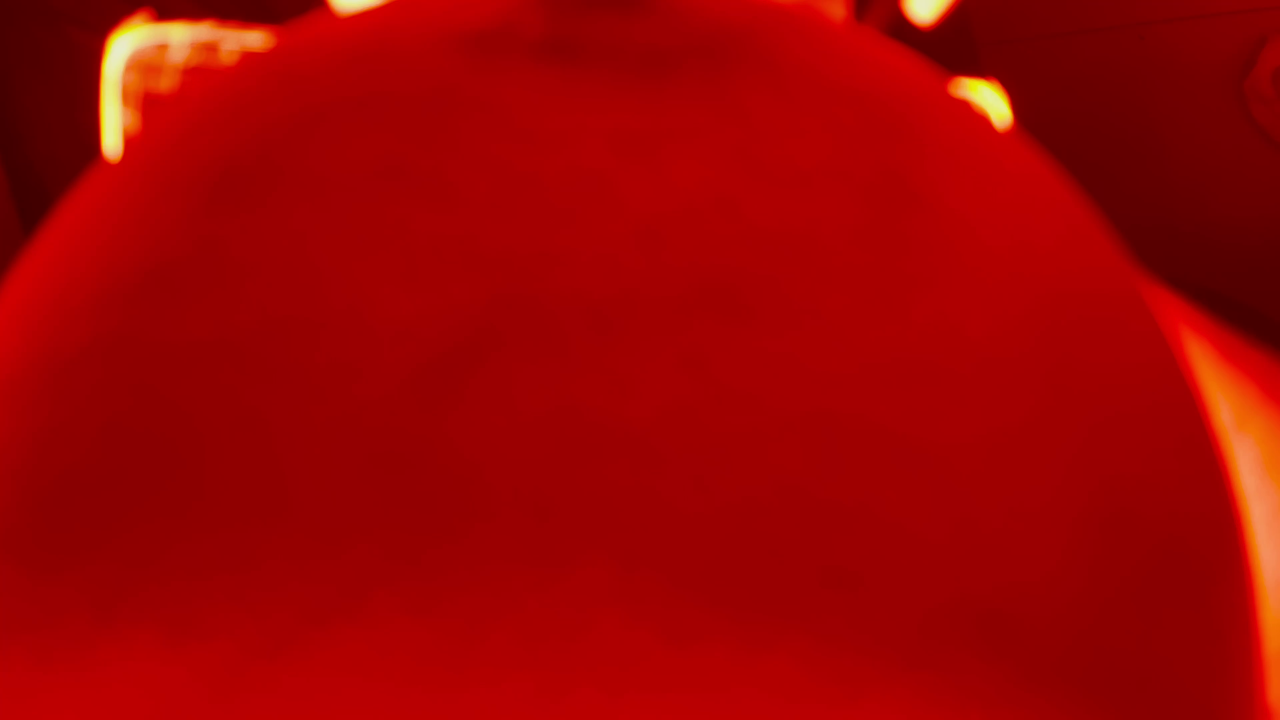
#> input picture CNN-AE-MSI-Enhancement/data/sample/600nm/1.png, 3840 x 2160 px (shown at 1/3 size)
$ python preprocess.py --input_dir ../CNN-AE-MSI-Enhancement/data/sample/600nm --output_dir out
#> lines starting #> are read from the running program, lines starting #| are printed output that depends on the picture
"""Preprocess multispectral image folders.

This script resizes RGB images, optionally creates grayscale images, and saves
histograms for inspection.
"""

from __future__ import annotations

import argparse
from pathlib import Path

import cv2
import matplotlib.pyplot as plt
import numpy as np
from tqdm import tqdm

IMAGE_EXTENSIONS = {".png", ".jpg", ".jpeg", ".bmp", ".tif", ".tiff"}


def preprocess_folder(input_dir: str, output_dir: str, image_size: int = 256, save_histograms: bool = True) -> None:
#> called with output_dir = 'out', image_size = 256, save_histograms = True
    input_root = Path(input_dir)
    output_root = Path(output_dir)
    rgb_dir = output_root / "rgb"
    gray_dir = output_root / "grayscale"
    hist_dir = output_root / "histograms"
    rgb_dir.mkdir(parents=True, exist_ok=True)
    gray_dir.mkdir(parents=True, exist_ok=True)
    if save_histograms:
        hist_dir.mkdir(parents=True, exist_ok=True)

    paths = sorted(p for p in input_root.rglob("*") if p.suffix.lower() in IMAGE_EXTENSIONS)
    if not paths:
        raise RuntimeError(f"No image files found in {input_root}")

    for path in tqdm(paths, desc="Preprocessing"):
        image = cv2.imread(str(path), cv2.IMREAD_COLOR)
#> image is the input picture: shape (2160, 3840, 3); mean B, G, R 2, 4, 158.1
        if image is None:
            print(f"Warning: failed to read {path}")
            continue

        image = cv2.resize(image, (image_size, image_size), interpolation=cv2.INTER_AREA)
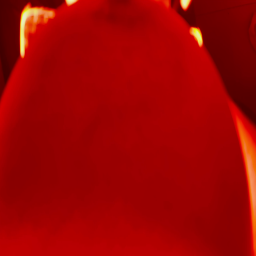
#> image: shape (256, 256, 3); mean B, G, R 2, 4, 158.1
        gray = cv2.cvtColor(image, cv2.COLOR_BGR2GRAY)
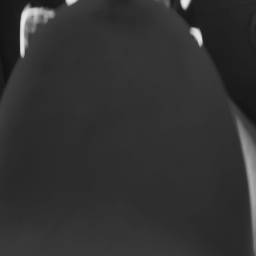
#> gray: shape (256, 256); min 18, max 231, mean 49.8
        gray_norm = cv2.normalize(gray, None, alpha=0, beta=255, norm_type=cv2.NORM_MINMAX)

        rel = path.relative_to(input_root)
        rgb_out = rgb_dir / rel
        gray_out = gray_dir / rel.with_suffix(".png")
        rgb_out.parent.mkdir(parents=True, exist_ok=True)
        gray_out.parent.mkdir(parents=True, exist_ok=True)

        cv2.imwrite(str(rgb_out), image)
        cv2.imwrite(str(gray_out), gray_norm)

        if save_histograms:
            hist_out = hist_dir / rel.with_suffix(".png")
            hist_out.parent.mkdir(parents=True, exist_ok=True)
            plt.figure(figsize=(6, 4))
            plt.hist(gray_norm.ravel(), bins=256, range=(0, 255))
            plt.xlabel("Pixel intensity")
            plt.ylabel("Frequency")
            plt.title(f"Histogram: {path.stem}")
            plt.tight_layout()
            plt.savefig(hist_out, dpi=300)
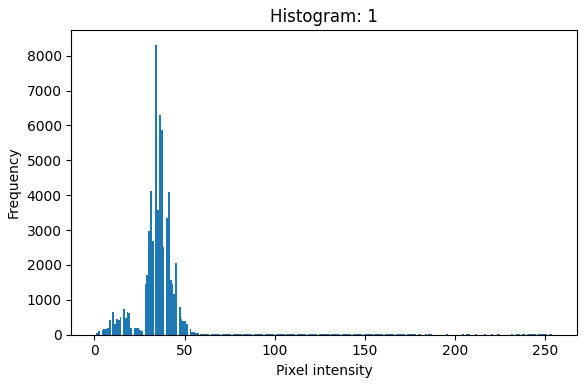
#> figure drawn by matplotlib, 1 panel; tallest bar 8313 high, from x = 33.87 to 34.86
            plt.close()
#> pass 2 of the loop in preprocess_folder, `for path in tqdm(paths, desc="Preprocessing"):`:
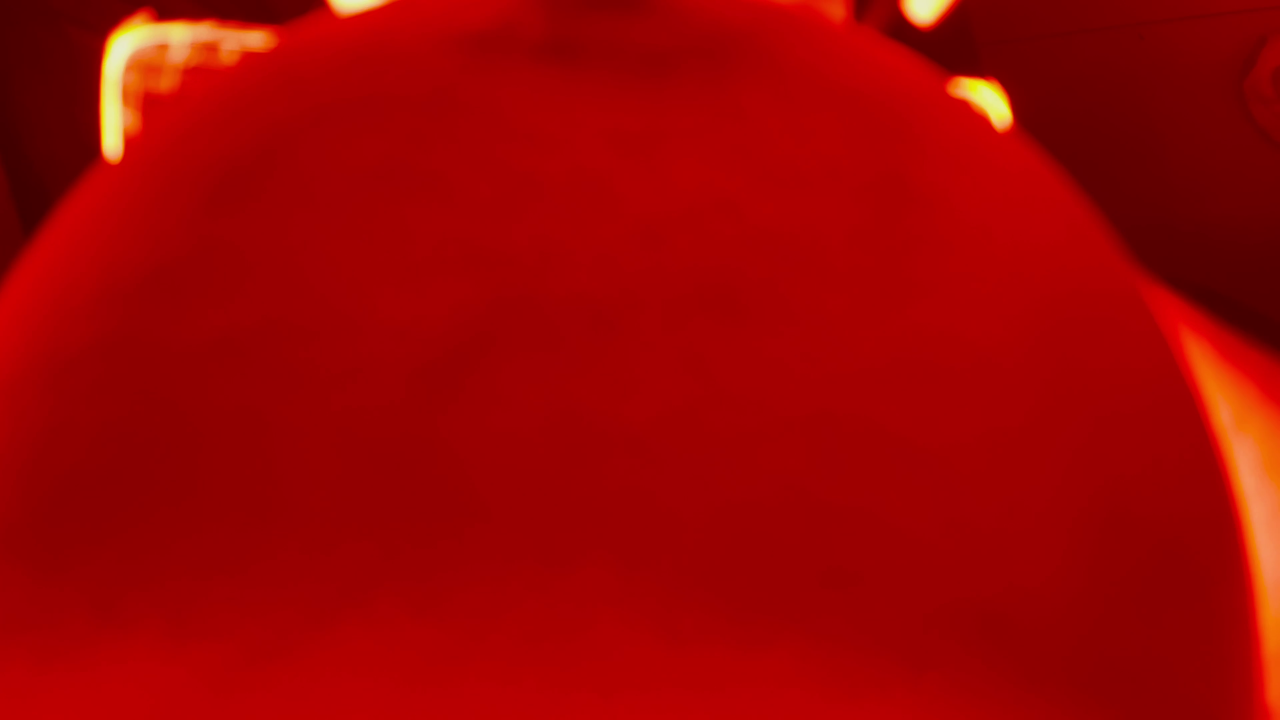
#> input picture CNN-AE-MSI-Enhancement/data/sample/600nm/2.png, 3840 x 2160 px (shown at 1/3 size)
#> in preprocess_folder, image is the input picture: shape (2160, 3840, 3); mean B, G, R 2.1, 4, 158.5
#> image: shape (256, 256, 3)
#> in preprocess_folder, `gray = cv2.cvtColor(image, cv2.COLOR_BGR2GRAY)`:
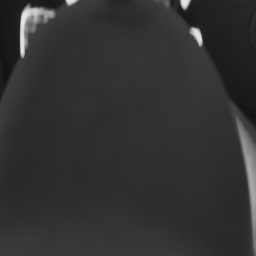
#> gray: shape (256, 256); min 19, max 230, mean 50
#> in preprocess_folder, `plt.savefig(hist_out, dpi=300)`:
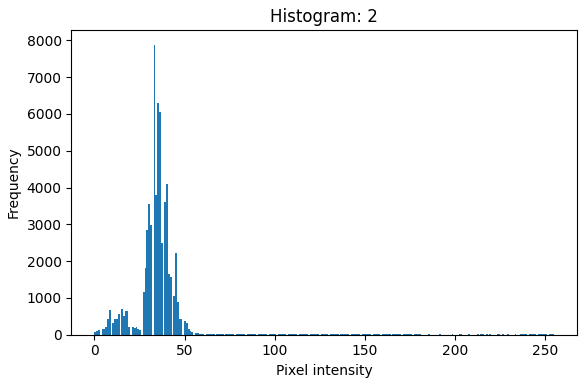
#> figure drawn by matplotlib, 1 panel; tallest bar 7877 high, from x = 32.87 to 33.87

    print(f"Preprocessed images saved to: {output_root}")


if __name__ == "__main__":
    parser = argparse.ArgumentParser(description="Preprocess multispectral image folders.")
    parser.add_argument("--input_dir", required=True)
    parser.add_argument("--output_dir", required=True)
    parser.add_argument("--image_size", type=int, default=256)
    parser.add_argument("--no_histograms", action="store_true")
    args = parser.parse_args()
    preprocess_folder(args.input_dir, args.output_dir, args.image_size, not args.no_histograms)
